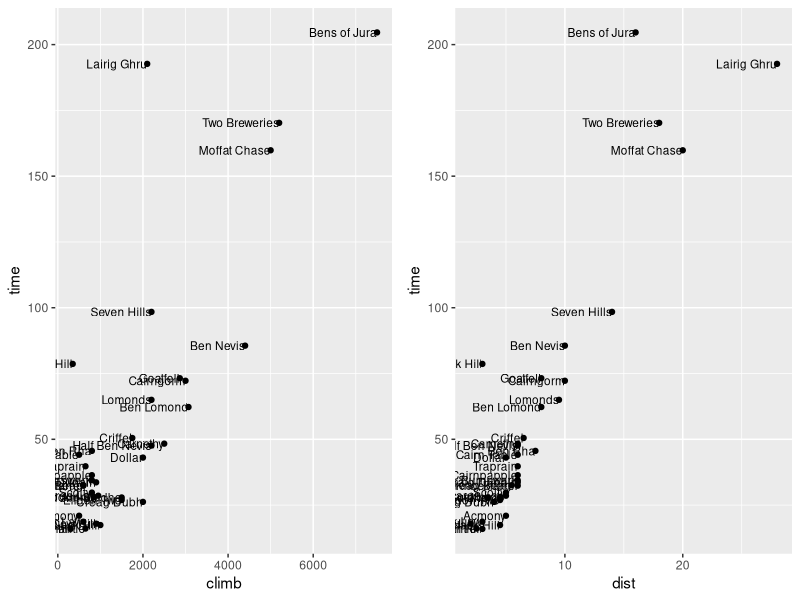

Here is the R script that generated this plot:
#regression_example_10
### Hills example

#Load libraries
library(gridExtra)
library(MASS)
library(GGally)
data(hills)

#plot data
p1=ggplot(hills,aes(x=climb,y=time,label=rownames(hills)))+
  geom_point()+geom_text(size=3,hjust=1)
p2=ggplot(hills,aes(x=dist,y=time,label=rownames(hills)))+
  geom_point()+geom_text(size=3,hjust=1)
grid.arrange(p1,p2,ncol=2)

#fit model with climb and dist
model=lm(time~climb+dist,data=hills)
summary(model)

#look at predicted values
pred1=predict(model,newdata=data.frame("climb"=seq(0,10000,length=100),
                                       "dist"=rep(mean(hills$dist),100)))